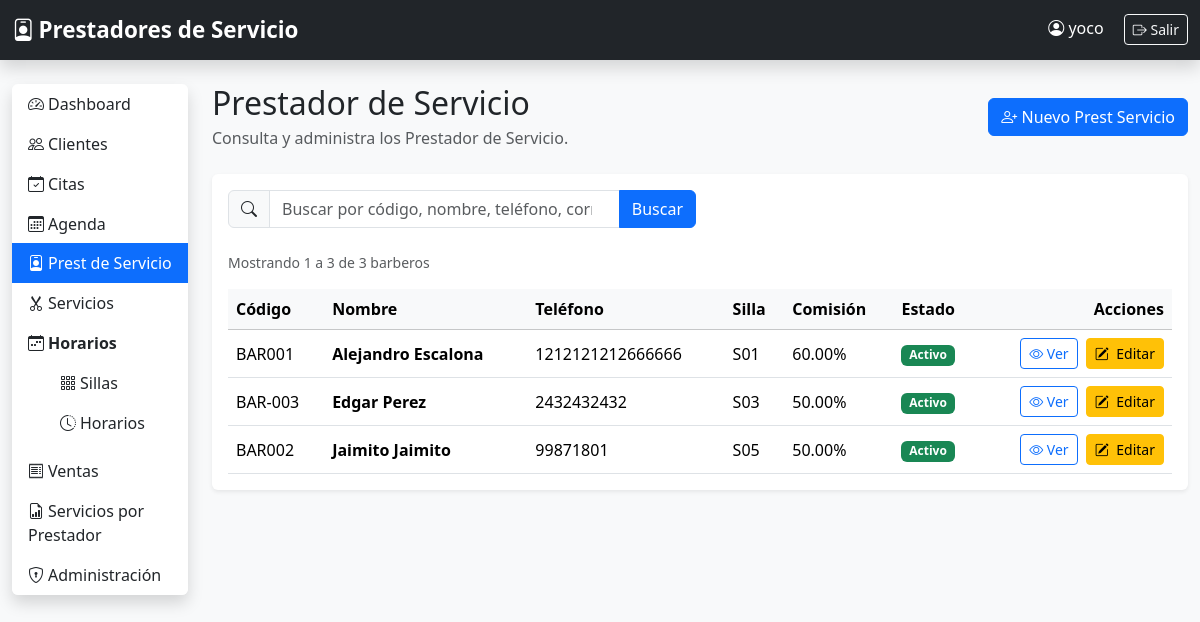
Page /barberos/ (signed in) on the committed database.
### seguridad/models.py (models this page shows, shortened)
class Usuario(AbstractUser):
    telefono = models.CharField(max_length=20, blank=True)

### barberos/models.py (models this page shows, shortened)
class Barbero(models.Model):
    codigo = models.CharField(
        max_length=10,
        unique=True,
        verbose_name="Código"
    )
    nombre = models.CharField(max_length=100)
    apellido = models.CharField(max_length=100)
    direccion = models.CharField(max_length=250)
    telefono = models.CharField(max_length=20)
    correo = models.EmailField(blank=True)
    fecha_ingreso = models.DateField()
    porcentaje = models.DecimalField(
        max_digits=5,
        decimal_places=2,
        help_text="Porcentaje de comisión"
    )
    codigo_silla = models.CharField(
        max_length=10,
        unique=True
    )
    activo = models.BooleanField(default=True)
    class Meta:
        ordering = ["nombre", "apellido"]
        verbose_name = "Barbero"
        verbose_name_plural = "Barberos"

### barberos/views.py (the view, shortened to what this page needs)
# urls.py: path("", views.lista_barberos, name="lista_barberos"),
@login_required
def lista_barberos(request):
    busqueda = request.GET.get("buscar", "").strip()
    barberos = Barbero.objects.all()
    paginador = Paginator(barberos, 10)
    numero_pagina = request.GET.get("page")
    pagina_barberos = paginador.get_page(numero_pagina)
    contexto = {
        "barberos": pagina_barberos,
        "busqueda": busqueda,
    }
    return render(request, "barberos/lista.html", contexto)

### barberos/templates/barberos/lista.html (shortened to what this page needs)
{% extends "base.html" %}
{% block content %}
<div class="d-flex justify-content-between align-items-center mb-4">
    <div>
        <h2 class="mb-1">Prestador de Servicio</h2>
        <p class="text-muted mb-0">
            Consulta y administra los Prestador de Servicio.
        </p>
    </div>
    <a
        href="{% url 'barberos:crear_barbero' %}"
        class="btn btn-primary"
    >
        <i class="bi bi-person-plus"></i>
        Nuevo Prest Servicio
    </a>
</div>
<div class="card shadow-sm border-0">
    <div class="card-body">
        <form method="get" class="row g-2 mb-4">
            <div class="col-md-8 col-lg-6">
                <div class="input-group">
                    <span class="input-group-text">
                        <i class="bi bi-search"></i>
                    </span>
                    <input
                        type="search"
                        name="buscar"
                        value="{{ busqueda }}"
                        class="form-control"
                        placeholder="Buscar por código, nombre, teléfono, correo o silla"
                        aria-label="Buscar Prest Servicio"
                    >
                    <button type="submit" class="btn btn-primary">
                        Buscar
                    </button>
                </div>
            </div>
        </form>
        {% if barberos.paginator.count > 0 %}
            <div class="d-flex flex-wrap justify-content-between align-items-center gap-2 mb-3">
                <small class="text-muted">
                    Mostrando
                    {{ barberos.start_index }}
                    a
                    {{ barberos.end_index }}
                    de
                    {{ barberos.paginator.count }}
                    barbero{{ barberos.paginator.count|pluralize }}
                </small>
            </div>
        {% endif %}
        <div class="table-responsive">
            <table class="table table-hover align-middle mb-0">
                <thead class="table-light">
                    <tr>
                        <th>Código</th>
                        <th>Nombre</th>
                        <th>Teléfono</th>
                        <th>Silla</th>
                        <th>Comisión</th>
                        <th>Estado</th>
                        <th class="text-end">Acciones</th>
                    </tr>
                </thead>
                <tbody>
                    {% for barbero in barberos %}
                        <tr>
                            <td>
                                {{ barbero.codigo }}
                            </td>
                            <td>
                                <strong>
                                    {{ barbero.nombre }} {{ barbero.apellido }}
                                </strong>
                            </td>
                            <td>
                                {{ barbero.telefono|default:"-" }}
                            </td>
                            <td>
                                {{ barbero.codigo_silla }}
                            </td>
                            <td>
                                {{ barbero.porcentaje }}%
                            </td>
                            <td>
                                {% if barbero.activo %}
                                    <span class="badge bg-success">
                                        Activo
                                    </span>
                                {% else %}
                                    <span class="badge bg-secondary">
                                        Inactivo
                                    </span>
                                {% endif %}
                            </td>
                            <td class="text-end">
                                <div class="d-flex justify-content-end gap-2">
                                    <a
                                        href="{% url 'barberos:detalle_barbero' barbero.pk %}"
                                        class="btn btn-sm btn-outline-primary"
                                        title="Ver barbero"
                                    >
                                        <i class="bi bi-eye"></i>
                                        Ver
                                    </a>
                                    <a
                                        href="{% url 'barberos:editar_barbero' barbero.pk %}"
                                        class="btn btn-warning btn-sm"
                                        title="Editar barbero"
                                    >
                                        <i class="bi bi-pencil-square me-1"></i>
                                        Editar
                                    </a>
                                </div>
                            </td>
                        </tr>
                    {% endfor %}
                </tbody>
            </table>
        </div>
    </div>
</div>
{% endblock %}

### templates/base.html (shortened to what this page needs)
{% load static %}
<!DOCTYPE html>
<html lang="es">
<head>
    <link href="https://cdn.jsdelivr.net/npm/bootstrap@5.3.7/dist/css/bootstrap.min.css" rel="stylesheet">
    <link href="https://cdn.jsdelivr.net/npm/bootstrap-icons@1.13.1/font/bootstrap-icons.min.css" rel="stylesheet">
    <link rel="stylesheet" href="{% static 'css/style.css' %}">
</head>
<body class="bg-light">
<nav class="navbar navbar-expand-lg navbar-dark bg-dark shadow">
    <div class="container-fluid">
        <a class="navbar-brand fw-bold" href="{% url 'dashboard' %}">
            <i class="bi bi-person-badge me-1"></i>Prestadores de Servicio
        </a>
        <div class="ms-auto">
            {% if user.is_authenticated %}
                <span class="text-white me-3">
                    <i class="bi bi-person-circle"></i>
                    {% if user.first_name or user.last_name %}
                        {{ user.first_name }} {{ user.last_name }}
                    {% else %}
                        {{ user.username }}
                    {% endif %}
                </span>
                <a href="{% url 'cerrar_sesion' %}" class="btn btn-outline-light btn-sm">
                    <i class="bi bi-box-arrow-right"></i> Salir
                </a>
            {% endif %}
        </div>
    </div>
</nav>
<div class="container-fluid mt-4">
    <div class="row">
        {% if user.is_authenticated %}
            <div class="col-md-2 mb-4">
                <div class="list-group shadow">
                    <a href="{% url 'dashboard' %}" class="list-group-item list-group-item-action {% if request.resolver_match.url_name == 'dashboard' %}active{% endif %}">
                        <i class="bi bi-speedometer2 me-1"></i>Dashboard
                    </a>
                    <a href="{% url 'clientes:lista_clientes' %}" class="list-group-item list-group-item-action {% if request.resolver_match.namespace == 'clientes' %}active{% endif %}">
                        <i class="bi bi-people me-1"></i>Clientes
                    </a>
                    <a href="{% url 'citas:listar_citas' %}" class="list-group-item list-group-item-action {% if request.resolver_match.namespace == 'citas' and request.resolver_match.url_name == 'listar_citas' %}active{% endif %}">
                        <i class="bi bi-calendar-check me-1"></i>Citas
                    </a>
                    <a href="{% url 'citas:agenda_citas' %}" class="list-group-item list-group-item-action {% if request.resolver_match.namespace == 'citas' and request.resolver_match.url_name == 'agenda_citas' %}active{% endif %}">
                        <i class="bi bi-calendar3 me-1"></i>Agenda
                    </a>
                    <a href="{% url 'barberos:lista_barberos' %}" class="list-group-item list-group-item-action {% if request.resolver_match.namespace == 'barberos' %}active{% endif %}">
                        <i class="bi bi-person-badge me-1"></i>Prest de Servicio
                    </a>
                    <a href="{% url 'servicios:lista' %}" class="list-group-item list-group-item-action {% if request.resolver_match.namespace == 'servicios' %}active{% endif %}">
                        <i class="bi bi-scissors me-1"></i>Servicios
                    </a>
                    <div class="list-group-item">
                        <div class="fw-bold mb-2"><i class="bi bi-calendar-week me-1"></i>Horarios</div>
                        <div class="list-group ms-3">
                            <a href="{% url 'horarios:listar_sillas' %}" class="list-group-item list-group-item-action ">
                                <i class="bi bi-grid-3x3-gap me-1"></i>Sillas
                            </a>
                            <a href="{% url 'horarios:listar_horarios' %}" class="list-group-item list-group-item-action ">
                                <i class="bi bi-clock-history me-1"></i>Horarios
                            </a>
                        </div>
                    </div>
                    <a href="{% url 'ventas:lista' %}" class="list-group-item list-group-item-action {% if request.resolver_match.namespace == 'ventas' and request.resolver_match.url_name != 'reporte_servicios' %}active{% endif %}">
                        <i class="bi bi-receipt me-1"></i>Ventas
                    </a>
                    <a href="{% url 'ventas:reporte_servicios' %}" class="list-group-item list-group-item-action ">
                        <i class="bi bi-file-earmark-bar-graph me-1"></i>Servicios por Prestador
                    </a>
                    <a href="{% url 'admin:index' %}" class="list-group-item list-group-item-action {% if request.resolver_match.namespace == 'admin' %}active{% endif %}">
                        <i class="bi bi-shield-lock me-1"></i>Administración
                    </a>
                </div>
            </div>
            <main class="col-md-10">
        {% else %}
            <main class="col-12">
        {% endif %}
            {% block content %}{% endblock %}
            </main>
    </div>
</div>
</body>
</html>

### templates/static/css/style.css (style rules this page uses)
body { font-family: "Segoe UI", sans-serif; }
.list-group-item { border: none; }
.list-group-item.active { background:#0d6efd; }
.navbar-brand { font-size:1.4rem; }

### rows in the picture
Usuario: username "yoco"
Barbero: codigo "BAR001", nombre "Alejandro", apellido "Escalona", telefono "1212121212666666", codigo_silla "S01", porcentaje "60.00", activo "Activo"
Barbero: codigo "BAR-003", nombre "Edgar", apellido "Perez", telefono "2432432432", codigo_silla "S03", porcentaje "50.00", activo "Activo"
Barbero: codigo "BAR002", nombre "Jaimito", apellido "Jaimito", telefono "99871801", codigo_silla "S05", porcentaje "50.00", activo "Activo"

### other values in the picture
{{ barberos.start_index }} "1"
{{ barberos.end_index }} "3"
{{ barberos.paginator.count }} "3"
